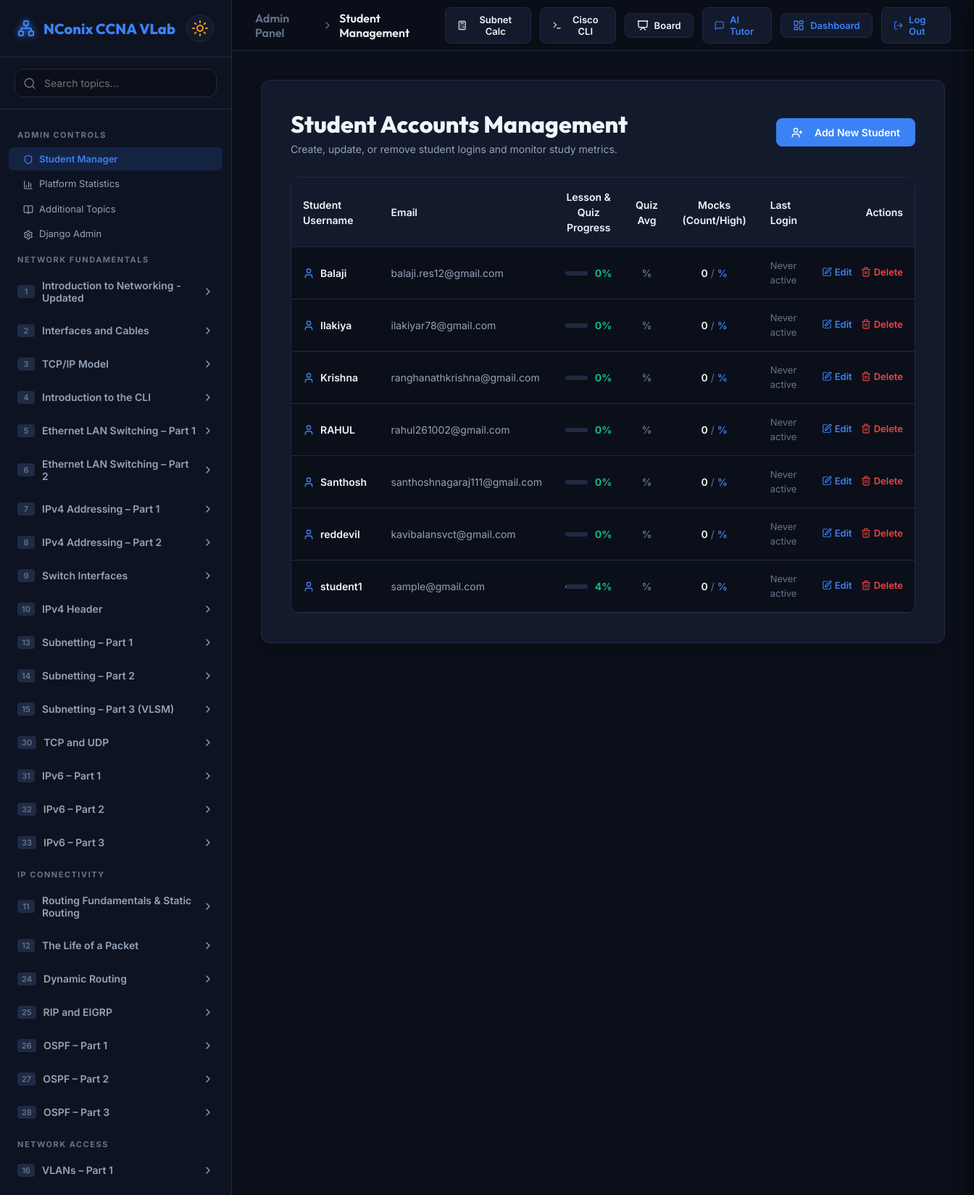
/admin-panel/ (signed in, upper part), run on the app's committed database.
### core/models.py (models this page shows, shortened)
class Domain(models.Model):
    name = models.CharField(max_length=100, unique=True)

class Topic(models.Model):
    id = models.IntegerField(primary_key=True)
    domain = models.ForeignKey(Domain, on_delete=models.CASCADE, related_name='topics')
    title = models.CharField(max_length=200)
    objectives = models.JSONField(default=list)  # list of strings
    lesson_content = models.TextField()  # markdown
    class Meta:
        ordering = ['id']

### admin_panel/views.py (the view)
# urls.py: path('', views.admin_dashboard_view, name='admin_dashboard'),
@admin_required
def admin_dashboard_view(request):
    students = User.objects.filter(profile__role='student').order_by('username')
    student_list = []
    total_steps = 126  # 63 chapters * 2 (1 lesson + 1 quiz completed per chapter)
    for s in students:
        progress_qs = UserProgress.objects.filter(user=s)
        completed_lessons = progress_qs.filter(lesson_completed=True).count()
        completed_quizzes = progress_qs.filter(quiz_completed=True).count()
        total_completed = completed_lessons + completed_quizzes
        progress_percent = int(round((total_completed / total_steps) * 100)) if total_steps > 0 else 0
        quiz_avg = progress_qs.filter(quiz_completed=True).aggregate(Avg('quiz_score'))['quiz_score__avg']
        quiz_avg = int(round(quiz_avg)) if quiz_avg is not None else 0
        mock_qs = MockExamResult.objects.filter(user=s).order_by('-date_taken')
        latest_mock = mock_qs.first()
        mock_count = mock_qs.count()
        mock_avg = mock_qs.aggregate(Avg('percentage'))['percentage__avg']
        mock_avg = int(round(mock_avg)) if mock_avg is not None else 0
        student_list.append({
            'user': s,
            'completed_lessons': completed_lessons,
            'completed_quizzes': completed_quizzes,
            'progress_percent': progress_percent,
            'quiz_avg': quiz_avg,
            'mock_count': mock_count,
            'mock_avg': mock_avg,
            'latest_mock': latest_mock
        })
    sidebar_domains = get_sidebar_data(request.user)
    context = {
        'students': student_list,
        'sidebar_domains': sidebar_domains,
        'active_page': 'admin_dashboard',
    }
    return render(request, 'admin_panel/admin_dashboard.html', context)

### core/context_processors.py (called while the page is built)
def additional_topics(request):
    return {
        'additional_topics': AdditionalTopic.objects.all().order_by('created_at')
    }

### admin_panel/templates/admin_panel/admin_dashboard.html (shortened to what this page needs)
{% extends 'core/base.html' %}
{% block breadcrumbs %}
  <span class="breadcrumb-root">Admin Panel</span>
  <span class="breadcrumb-separator"><i data-lucide="chevron-right"></i></span>
  <span class="breadcrumb-current">Student Management</span>
{% endblock %}
{% block content %}
<div class="lesson-card">
  <div style="display: flex; justify-content: space-between; align-items: center; margin-bottom: 30px; flex-wrap: wrap; gap: 16px;">
    <div>
      <h2 class="lesson-title" style="margin-bottom: 6px;">Student Accounts Management</h2>
      <p class="dashboard-subtitle" style="margin-bottom: 0; font-size: 14px;">Create, update, or remove student logins and monitor study metrics.</p>
    </div>
    <a href="{% url 'admin_create_student' %}" class="btn btn-primary" style="text-decoration: none; display: inline-flex; align-items: center;">
      <i data-lucide="user-plus" style="width: 16px; height: 16px; margin-right: 8px;"></i>
      Add New Student
    </a>
  </div>
  <div style="overflow-x: auto; margin-top: 20px; border: 1px solid var(--border-color); border-radius: var(--radius); background-color: var(--bg-app);">
    <table style="width: 100%; border-collapse: collapse; text-align: left; font-size: 14px; line-height: 1.5;">
      <thead>
        <tr style="background-color: var(--bg-card); border-bottom: 1px solid var(--border-color);">
          <th style="padding: 16px; font-weight: 600; color: var(--text-primary);">Student Username</th>
          <th style="padding: 16px; font-weight: 600; color: var(--text-primary);">Email</th>
          <th style="padding: 16px; font-weight: 600; color: var(--text-primary); text-align: center;">Lesson & Quiz Progress</th>
          <th style="padding: 16px; font-weight: 600; color: var(--text-primary); text-align: center;">Quiz Avg</th>
          <th style="padding: 16px; font-weight: 600; color: var(--text-primary); text-align: center;">Mocks (Count/High)</th>
          <th style="padding: 16px; font-weight: 600; color: var(--text-primary);">Last Login</th>
          <th style="padding: 16px; font-weight: 600; color: var(--text-primary); text-align: right;">Actions</th>
        </tr>
      </thead>
      <tbody>
        {% if students %}
          {% for student in students %}
            <tr style="border-bottom: 1px solid var(--border-color); transition: background-color 0.2s ease;" onmouseover="this.style.backgroundColor='rgba(255, 255, 255, 0.02)'" onmouseout="this.style.backgroundColor='transparent'">
              <td style="padding: 16px; font-weight: 600; color: var(--text-primary);">
                <div style="display: flex; align-items: center; gap: 8px;">
                  <i data-lucide="user" style="width: 16px; height: 16px; color: var(--accent);"></i>
                  {{ student.user.username }}
                </div>
              </td>
              <td style="padding: 16px; color: var(--text-secondary);">
                {{ student.user.email|default:"—" }}
              </td>
              <td style="padding: 16px; text-align: center;">
                <div style="display: flex; align-items: center; justify-content: center; gap: 10px;">
                  <div style="flex: 1; max-width: 80px; height: 6px; background-color: var(--border-color); border-radius: 3px; overflow: hidden;">
                  </div>
                  <span style="font-weight: bold; color: var(--success);">{{ student.progress_percent }}%</span>
                </div>
              </td>
              <td style="padding: 16px; text-align: center; font-weight: 600; color: {% if student.avg_score >= 70 %}var(--success){% elif student.avg_score > 0 %}var(--warning){% else %}var(--text-muted){% endif %};">
                {{ student.avg_score }}%
              </td>
              <td style="padding: 16px; text-align: center; color: var(--text-secondary);">
                <span style="font-weight: 600; color: var(--text-primary);">{{ student.mock_count }}</span>
                <span style="color: var(--text-muted);">/</span>
                <span style="font-weight: 600; color: var(--accent);">{{ student.highest_mock }}%</span>
              </td>
              <td style="padding: 16px; color: var(--text-muted); font-size: 13px;">
                {% if student.last_login %}
                  {{ student.last_login|date:"M d, Y H:i" }}
                {% else %}
                  Never active
                {% endif %}
              </td>
              <td style="padding: 16px; text-align: right;">
                <div style="display: inline-flex; gap: 12px; align-items: center;">
                  <a href="{% url 'admin_edit_student' student.user.id %}" title="Edit Student" style="color: var(--accent); display: inline-flex; align-items: center; gap: 4px; font-weight: 600; font-size: 13px;">
                    <i data-lucide="edit" style="width: 14px; height: 14px;"></i> Edit
                  </a>
                  <a href="{% url 'admin_delete_student' student.user.id %}" title="Delete Student" style="color: var(--error); display: inline-flex; align-items: center; gap: 4px; font-weight: 600; font-size: 13px;">
                    <i data-lucide="trash-2" style="width: 14px; height: 14px;"></i> Delete
                  </a>
                </div>
              </td>
            </tr>
          {% endfor %}
        {% else %}
          <tr>
            <td colspan="7" style="padding: 30px; text-align: center; color: var(--text-muted);">
              No student accounts found. Click "Add New Student" to create one.
            </td>
          </tr>
        {% endif %}
      </tbody>
    </table>
  </div>
</div>
{% endblock %}

### core/templates/core/base.html (shortened to what this page needs)
{% load static %}
<!DOCTYPE html>
<html lang="en" data-theme="dark">
<head>
  <link rel="stylesheet" href="{% static 'core/styles.css' %}">
</head>
<body>
  <div class="app-container">
    <aside class="sidebar" id="sidebar">
      <div class="sidebar-header">
        <a href="{% url 'dashboard' %}" class="logo" style="text-decoration: none;">
          <i data-lucide="network" class="logo-icon"></i>
          <span>NConix CCNA <span class="accent-text">VLab</span></span>
        </a>
        <button class="theme-toggle" id="themeToggleBtn" title="Toggle Light/Dark Mode">
          <i data-lucide="sun" class="sun-icon"></i>
        </button>
      </div>
      <div class="search-box">
        <i data-lucide="search" class="search-icon"></i>
        <input type="text" id="searchInput" placeholder="Search topics...">
      </div>
      <nav class="navigation">
        <div class="nav-list" id="navList">
          {% if user.is_authenticated %}
            {% if user.is_superuser or user.is_staff or user.profile.role == 'admin' %}
              <div class="nav-section-title">ADMIN CONTROLS</div>
              <a href="{% url 'admin_dashboard' %}" class="nav-sub-item {% if active_page == 'admin_dashboard' %}active{% endif %}" style="padding-left: 20px; text-decoration: none;">
                <span><i data-lucide="shield" class="sub-item-icon"></i>Student Manager</span>
              </a>
              <a href="{% url 'admin_stats' %}" class="nav-sub-item {% if active_page == 'admin_stats' %}active{% endif %}" style="padding-left: 20px; text-decoration: none;">
                <span><i data-lucide="bar-chart-3" class="sub-item-icon"></i>Platform Statistics</span>
              </a>
              <a href="{% url 'admin_additional_topics' %}" class="nav-sub-item {% if active_page == 'admin_additional_topics' %}active{% endif %}" style="padding-left: 20px; text-decoration: none;">
                <span><i data-lucide="book-open" class="sub-item-icon"></i>Additional Topics</span>
              </a>
              <a href="/admin/" target="_blank" class="nav-sub-item" style="padding-left: 20px; text-decoration: none;">
                <span><i data-lucide="settings" class="sub-item-icon"></i>Django Admin</span>
              </a>
            {% endif %}
            {% for domain in sidebar_domains %}
              <div class="nav-section-title">{{ domain.name|upper }}</div>
              {% for topic in domain.topics %}
                <div class="chapter-item {% if active_page == 'lesson' or active_page == 'quiz' %}{% if topic.id == current_topic_id %}expanded{% endif %}{% endif %}" id="chapter-{{ topic.id }}" data-title="{{ topic.title }}">
                  <div class="chapter-header">
                    <div class="chapter-title-container">
                      <span class="chapter-number">{{ topic.id }}</span>
                      <span {% if topic.locked %}style="color: var(--text-muted);"{% endif %}>{{ topic.title }}</span>
                    </div>
                    {% if topic.locked %}
                      <i data-lucide="lock" class="chapter-chevron" style="color: var(--text-muted); transform: none !important;"></i>
                    {% else %}
                      <i data-lucide="chevron-right" class="chapter-chevron"></i>
                    {% endif %}
                  </div>
                </div>
              {% endfor %}
            {% endfor %}
          {% endif %}
        </div>
      </nav>
    </aside>
    <main class="workspace">
      <header class="header">
        <div class="header-breadcrumbs">
          {% block breadcrumbs %}{% endblock %}
        </div>
        <div class="header-actions">
          <button class="header-btn" id="toolSubnetBtn" title="Subnetting Calculator">
            <i data-lucide="calculator"></i>
            <span>Subnet Calc</span>
          </button>
          <button class="header-btn" id="toolCliBtn" title="Cisco IOS CLI Simulator">
            <i data-lucide="terminal"></i>
            <span>Cisco CLI</span>
          </button>
          {% if user.is_authenticated %}
            {% if active_page != 'admin_board' %}
              <button class="header-btn" id="toolBoardBtn" title="Live Shared Whiteboard" style="position: relative;">
                <i data-lucide="presentation"></i>
                <span>Board</span>
              </button>
            {% endif %}
            <a href="{% url 'tutor_bot' %}" class="header-btn {% if active_page == 'tutor_bot' %}highlight-btn{% endif %}" title="AI Networking Tutor" style="text-decoration: none;">
              <i data-lucide="message-square"></i>
              <span>AI Tutor</span>
            </a>
            <a href="{% url 'dashboard' %}" class="header-btn {% if active_page == 'dashboard' %}highlight-btn{% endif %}" style="text-decoration: none;">
              <i data-lucide="layout-dashboard"></i>
              <span>Dashboard</span>
            </a>
            <a href="{% url 'logout' %}" class="header-btn" title="Log Out" style="text-decoration: none;">
              <i data-lucide="log-out"></i>
              <span>Log Out</span>
            </a>
          {% endif %}
        </div>
      </header>
      <div class="viewport" id="viewport">
        {% block content %}{% endblock %}
      </div>
    </main>
  </div>
</body>
</html>

### data on the page
Domain: name "NETWORK FUNDAMENTALS"
Topic: title "Introduction to Networking - Updated"
Topic: title "Interfaces and Cables"
Topic: title "TCP/IP Model"
Topic: title "Introduction to the CLI"
Topic: title "Ethernet LAN Switching – Part 1"
Topic: title "Ethernet LAN Switching – Part 2"
Topic: title "IPv4 Addressing – Part 1"
Topic: title "IPv4 Addressing – Part 2"
Topic: title "Switch Interfaces"
Topic: title "IPv4 Header"
Topic: title "Subnetting – Part 1"
Topic: title "Subnetting – Part 2"
Topic: title "Subnetting – Part 3 (VLSM)"
Topic: title "TCP and UDP"
Topic: title "IPv6 – Part 1"
Topic: title "IPv6 – Part 2"
Topic: title "IPv6 – Part 3"
Domain: name "IP CONNECTIVITY"
Topic: title "Routing Fundamentals & Static Routing"
Topic: title "The Life of a Packet"
Topic: title "Dynamic Routing"
Topic: title "RIP and EIGRP"
Topic: title "OSPF – Part 1"
Topic: title "OSPF – Part 2"
Topic: title "OSPF – Part 3"
Domain: name "NETWORK ACCESS"
Topic: title "VLANs – Part 1"

### other printed values
{{ topic.id }} "1" "2" "3" "4" "5" "6" "7" "8" "9" "10" "13" "14" "15" "30" "31" "32" "33" "11" "12" "24" "25" "26" "27" "28" "16"
{{ student.user.username }} "Balaji"
{{ student.user.email|default:"—" }} "balaji.res12@gmail.com"
{{ student.progress_percent }} "0"
{{ student.mock_count }} "0"
{{ student.user.username }} "Ilakiya"
{{ student.user.email|default:"—" }} "ilakiyar78@gmail.com"
{{ student.user.username }} "Krishna"
{{ student.user.email|default:"—" }} "ranghanathkrishna@gmail.com"
{{ student.user.username }} "RAHUL"
{{ student.user.email|default:"—" }} "rahul261002@gmail.com"
{{ student.user.username }} "Santhosh"
{{ student.user.email|default:"—" }} "santhoshnagaraj111@gmail.com"
{{ student.user.username }} "reddevil"
{{ student.user.email|default:"—" }} "kavibalansvct@gmail.com"
